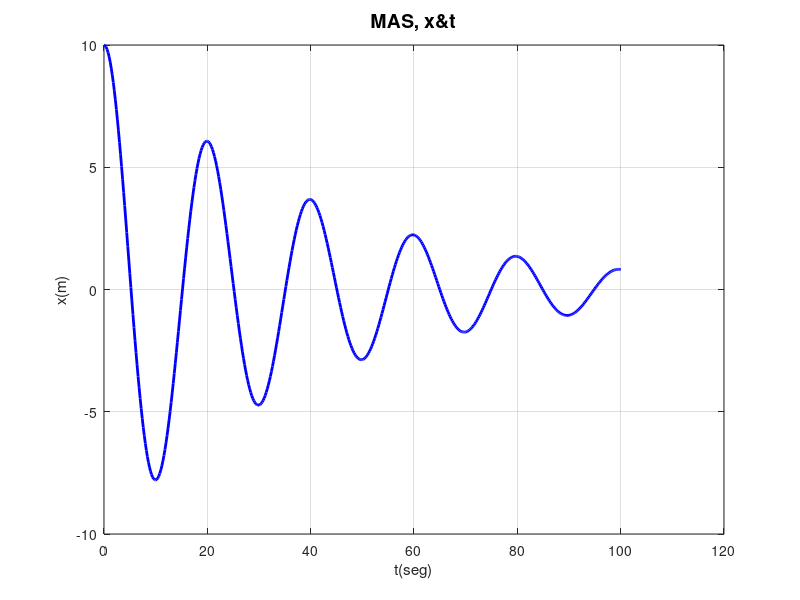
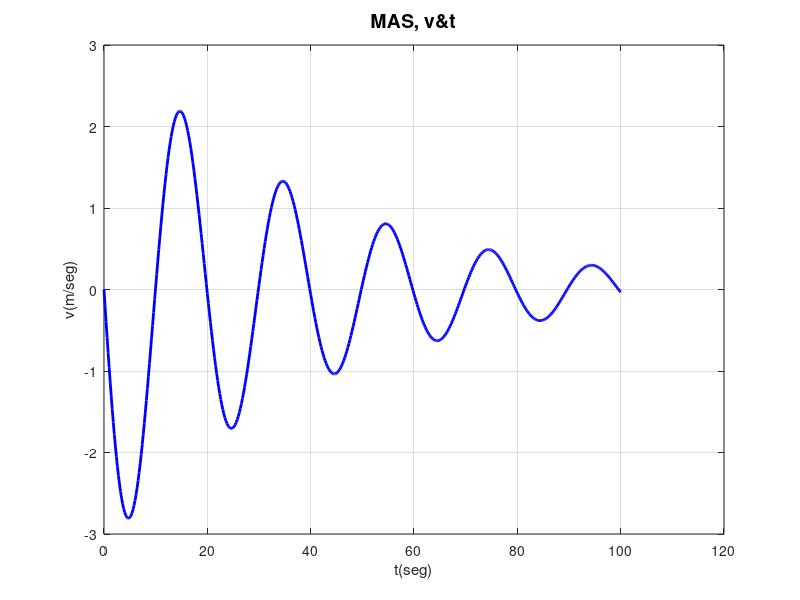
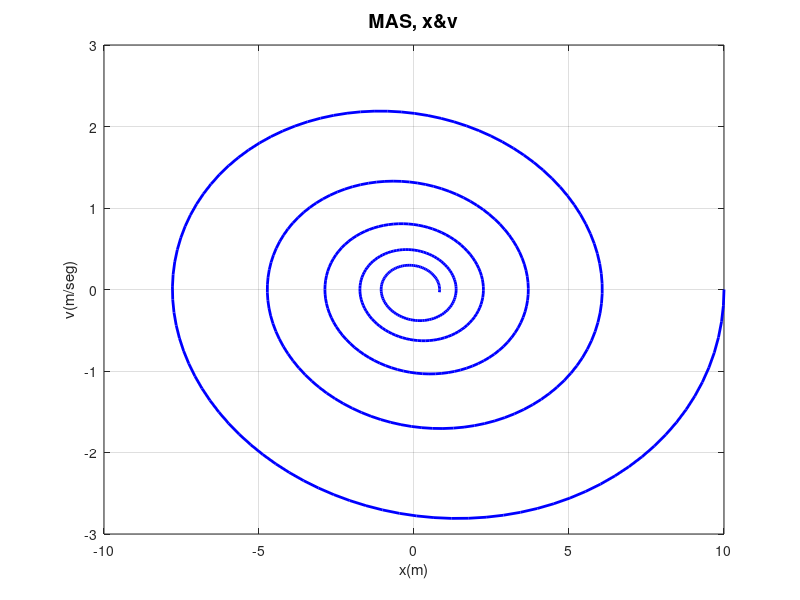

These charts were generated, in order, by the following MATLAB code:
clear all; close all; 
t0 = 0.0; tf = 100; N = 500; w2 = 0.1; b = 0.05;
dt = (tf-t0)/N; t(1) = t0; v(1) = 0; x(1) = 10;
% d^{2}x/dt^{2} = - w_{0}^{2}*x
f = @(t,x,v) v;     %dx/dt = v
g = @(t,x,v) -w2*x - b*v; %dv/dt = - w2*x
for n=1:N
  t(n+1) = t(n)+dt;
  xnew = x(n) + dt*f(t(n),x(n),v(n));
  vnew = v(n) + dt*g(t(n),x(n),v(n));
  x(n+1) = x(n) + (dt/2)*(f(t(n),x(n),v(n))+f(t(n+1),xnew,vnew));
  v(n+1) = v(n) + (dt/2)*(g(t(n),x(n),v(n))+g(t(n+1),xnew,vnew));
end  
figure (1); clf; 
plot(t,x,'b','linewidth',2); grid on;
title('MAS, x&t','fontsize',14); xlabel('t(seg)');ylabel('x(m)');
figure (2); clf; 
plot(t,v,'b','linewidth',2); grid on;
title('MAS, v&t','fontsize',14); xlabel('t(seg)');ylabel('v(m/seg)');
figure (3); clf; 
plot(x,v,'b','linewidth',2); grid on;
title('MAS, x&v','fontsize',14); xlabel('x(m)');ylabel('v(m/seg)');
